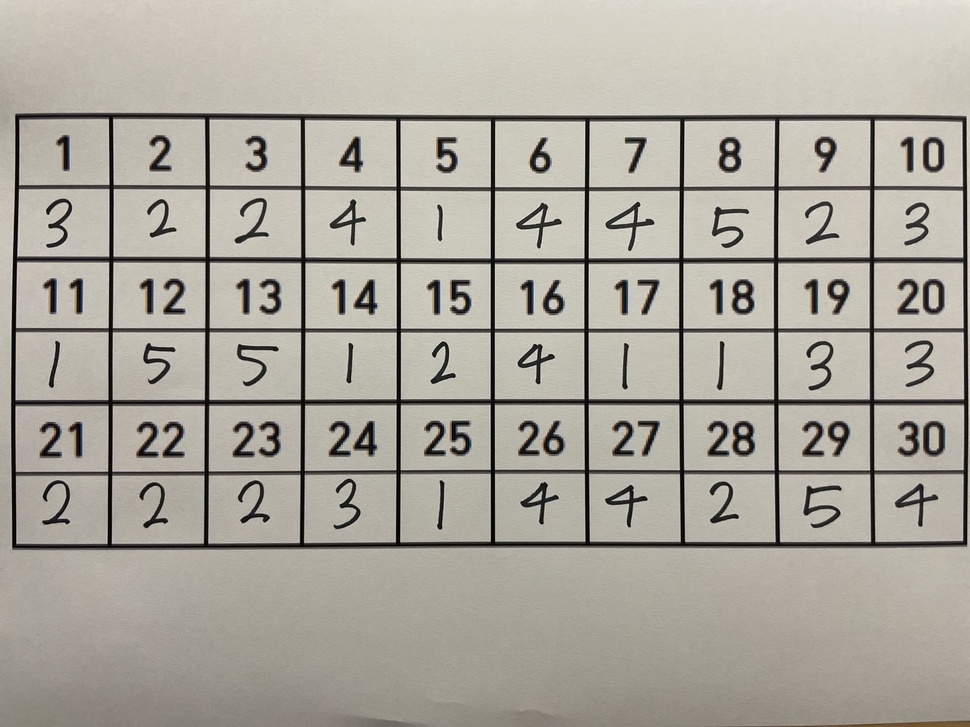
#> input picture examples/kc_test19.jpg, 970 x 727 px, shrunk from 1440 x 1080 before the run
$ python test2.py
#> lines starting #> are read from the running program, lines starting #| are printed output that depends on the picture; after the words box and inside, x2 and y2 are one past the last pixel; in counts of white or black regions, pixels touching at a corner belong together
import cv2

src = cv2.imread("examples/kc_test19.jpg")
#> src is the input picture: shape (727, 970, 3); mean B, G, R 157, 166.7, 170.9
dst = src.copy()

gray = cv2.cvtColor(src, cv2.COLOR_RGB2GRAY)
corners = cv2.goodFeaturesToTrack(gray, 100, 0.01, 5, blockSize=3, useHarrisDetector=True, k=0.03)
#> corners = 100 rows, first 8: [539, 247], [545, 221], [438, 205], [538, 228], [631, 228], [434, 356], [48, 213], [353, 244]

for i in corners:
    cv2.circle(dst, tuple(i[0]), 3, (0, 0, 255), 2)
#> this loop made 100 passes
#> i on passes 1 to 12: [[539, 247]], [[545, 221]], [[438, 205]], [[538, 228]], [[631, 228]], [[434, 356]], [[48, 213]], [[353, 244]], [[633, 211]], [[444, 347]], [[395, 327]], [[495, 327]]
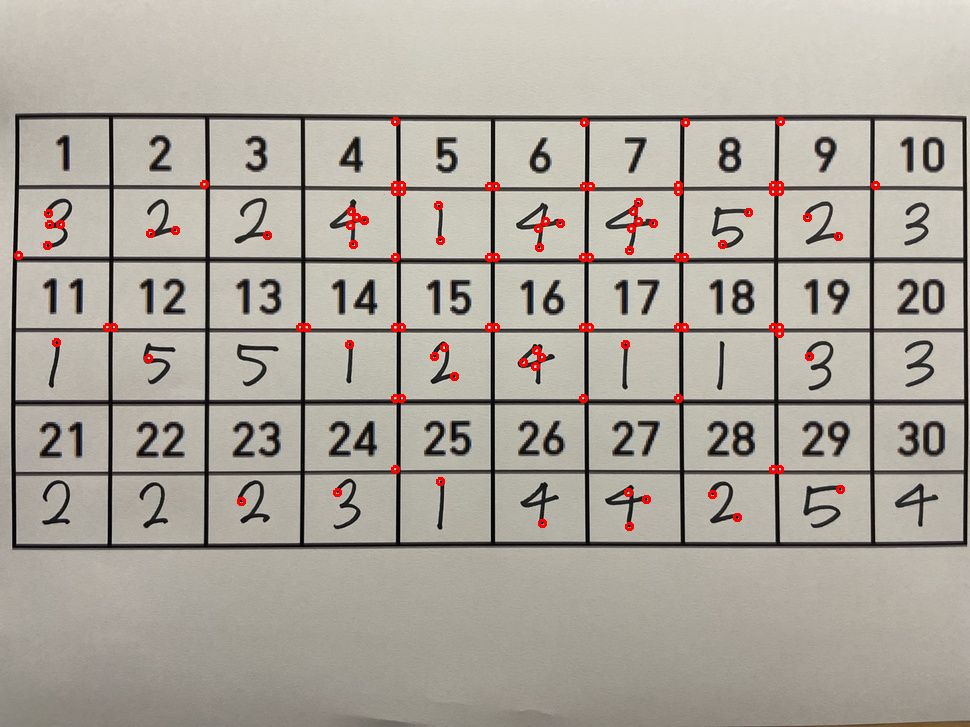
#> dst: shape (727, 970, 3); 0.78% of pixels changed, all inside (x1, y1, x2, y2) = (14, 117, 880, 531)

cv2.imshow("dst", dst)
cv2.waitKey(0)
cv2.destroyAllWindows()

$ run again, with examples/kc_test23.jpg copied over examples/kc_test19.jpg
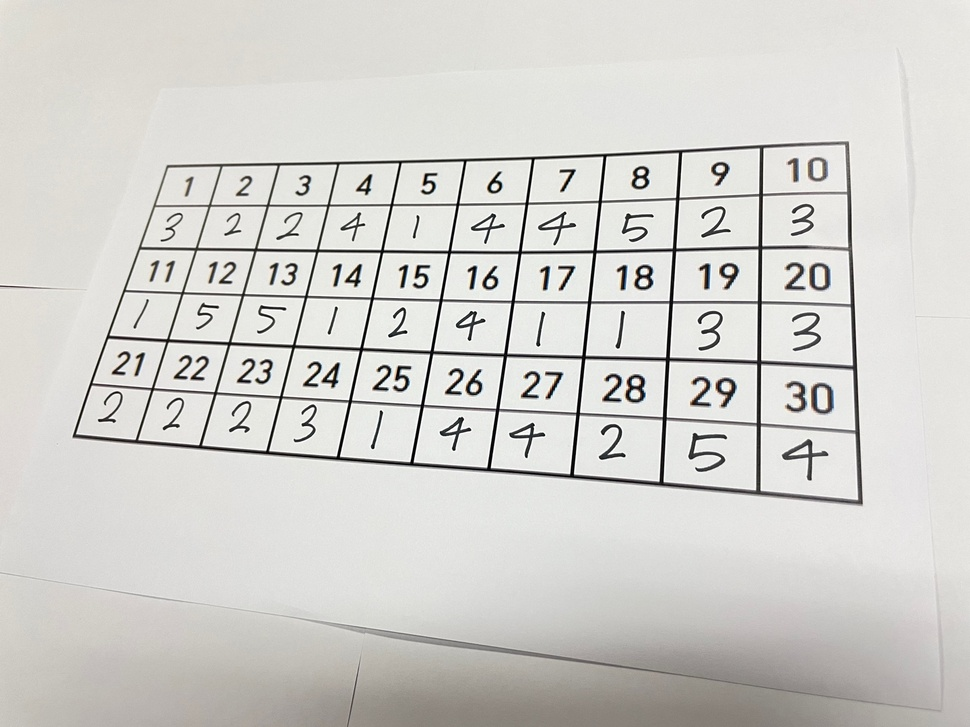
#> input picture examples/kc_test23.jpg, 970 x 727 px, shrunk from 1440 x 1080 before the run
#> src is the input picture: shape (727, 970, 3); mean B, G, R 205, 208.9, 209.9
#> corners = 100 rows, first 8: [406, 332], [469, 339], [336, 307], [394, 317], [381, 411], [414, 237], [329, 333], [454, 449]
#> the loop `for i in corners:` made 100 passes
#> after the loop `for i in corners:`:
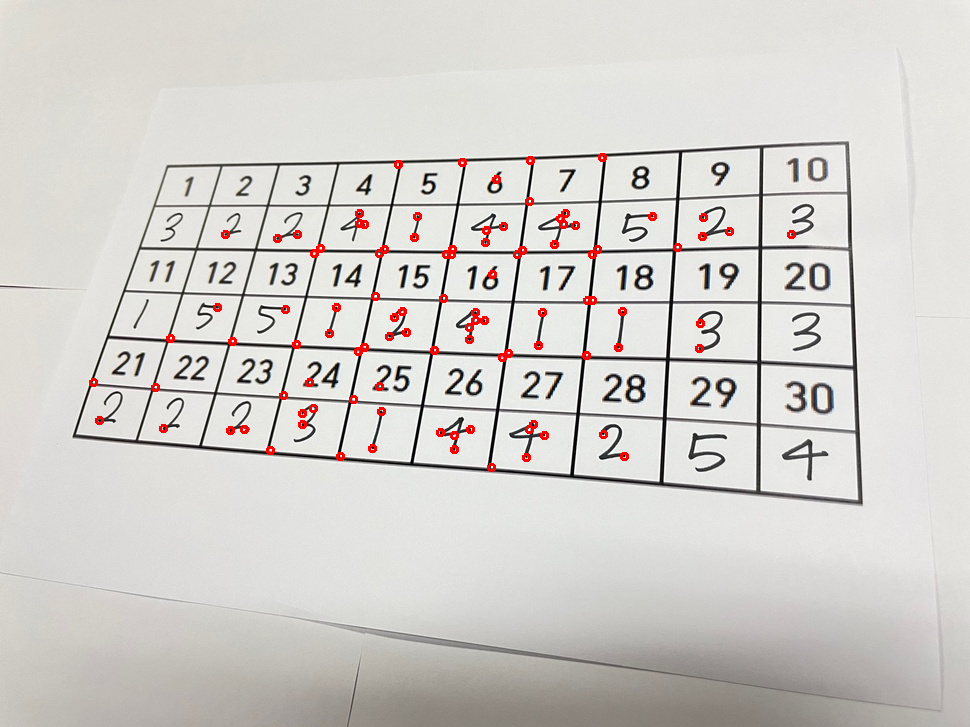
#> dst: shape (727, 970, 3); 0.81% of pixels changed, all inside (x1, y1, x2, y2) = (89, 153, 796, 472)

$ run again, with examples/kc_test24.jpg copied over examples/kc_test19.jpg
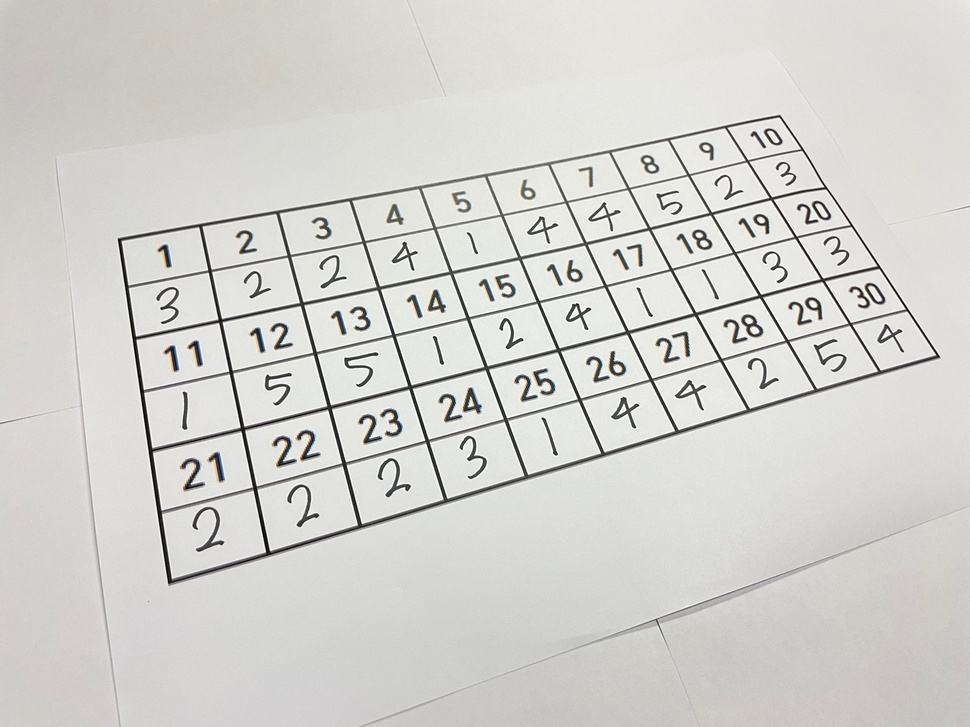
#> input picture examples/kc_test24.jpg, 970 x 727 px, shrunk from 1440 x 1080 before the run
#> src is the input picture: shape (727, 970, 3); mean B, G, R 206.4, 210.1, 210.6
#> corners = 100 rows, first 8: [651, 315], [377, 354], [587, 328], [290, 374], [416, 252], [442, 363], [501, 329], [542, 418]
#> the loop `for i in corners:` made 100 passes
#> after the loop `for i in corners:`:
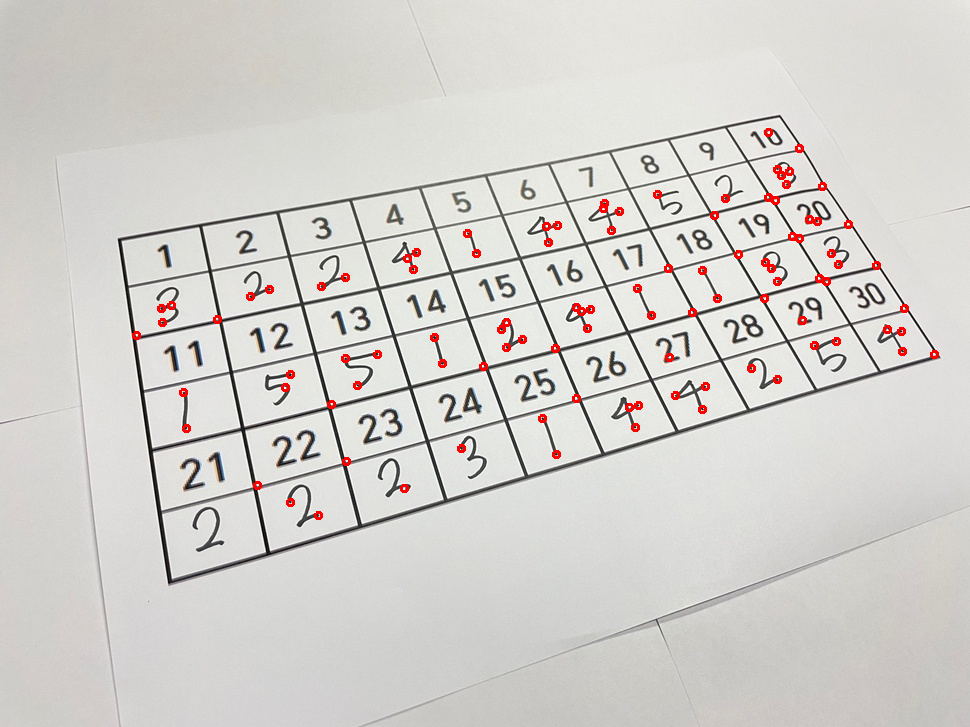
#> dst: shape (727, 970, 3); 0.83% of pixels changed, all inside (x1, y1, x2, y2) = (132, 128, 939, 520)

$ run again, with examples/kc_test31.jpg copied over examples/kc_test19.jpg
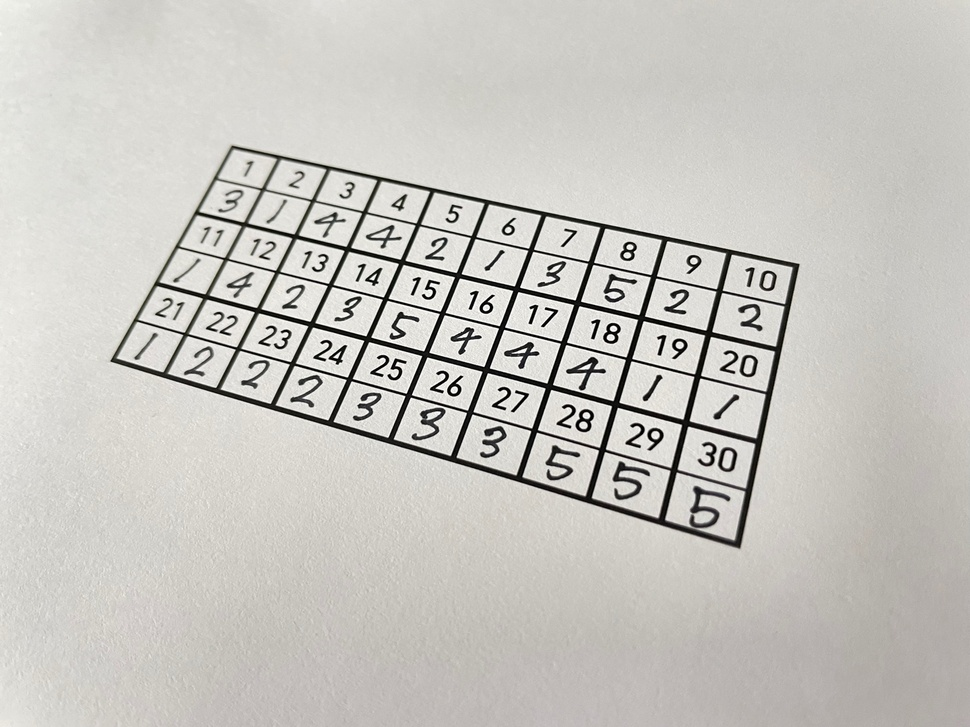
#> input picture examples/kc_test31.jpg, 970 x 727 px, shrunk from 1440 x 1080 before the run
#> src is the input picture: shape (727, 970, 3); mean B, G, R 192, 197.2, 199
#> corners = 100 rows, first 8: [552, 312], [545, 308], [442, 391], [530, 307], [437, 373], [382, 375], [592, 322], [396, 365]
#> the loop `for i in corners:` made 100 passes
#> after the loop `for i in corners:`:
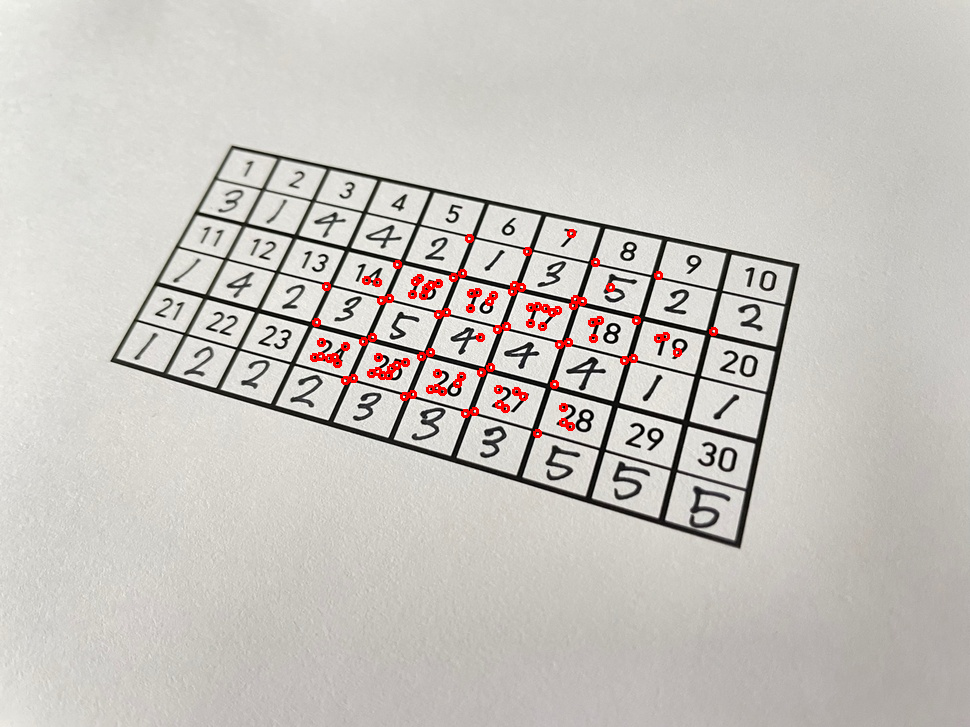
#> dst: shape (727, 970, 3); 0.79% of pixels changed, all inside (x1, y1, x2, y2) = (310, 229, 718, 438)
